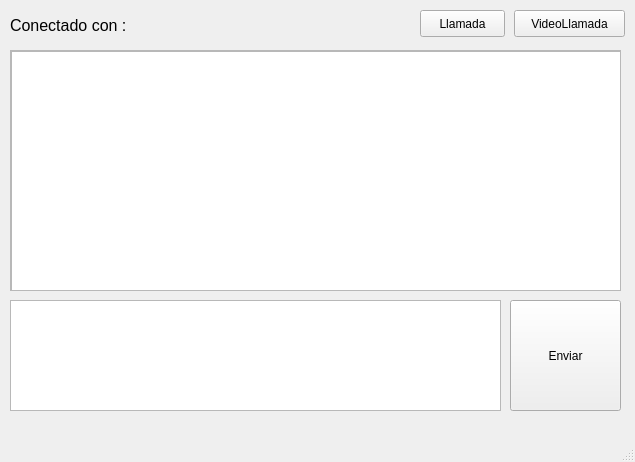
<?xml version="1.0" encoding="UTF-8"?>
<ui version="4.0">
 <class>MainWindow</class>
 <widget class="QMainWindow" name="MainWindow">
  <property name="geometry">
   <rect>
    <x>0</x>
    <y>0</y>
    <width>635</width>
    <height>462</height>
   </rect>
  </property>
  <property name="windowTitle">
   <string>MainWindow</string>
  </property>
  <widget class="QWidget" name="centralwidget">
   <widget class="QPushButton" name="boton_send">
    <property name="geometry">
     <rect>
      <x>510</x>
      <y>300</y>
      <width>111</width>
      <height>111</height>
     </rect>
    </property>
    <property name="text">
     <string>Enviar</string>
    </property>
   </widget>
   <widget class="QScrollArea" name="scrollArea">
    <property name="geometry">
     <rect>
      <x>10</x>
      <y>50</y>
      <width>611</width>
      <height>241</height>
     </rect>
    </property>
    <property name="widgetResizable">
     <bool>true</bool>
    </property>
    <widget class="QWidget" name="scrollAreaWidgetContents">
     <property name="geometry">
      <rect>
       <x>0</x>
       <y>0</y>
       <width>609</width>
       <height>239</height>
      </rect>
     </property>
     <widget class="QPlainTextEdit" name="text_receive">
      <property name="geometry">
       <rect>
        <x>0</x>
        <y>0</y>
        <width>611</width>
        <height>241</height>
       </rect>
      </property>
     </widget>
    </widget>
   </widget>
   <widget class="QLabel" name="conec_usser">
    <property name="geometry">
     <rect>
      <x>10</x>
      <y>10</y>
      <width>201</width>
      <height>31</height>
     </rect>
    </property>
    <property name="font">
     <font>
      <pointsize>12</pointsize>
     </font>
    </property>
    <property name="text">
     <string>Conectado con : </string>
    </property>
   </widget>
   <widget class="QPushButton" name="boton_callVideo">
    <property name="geometry">
     <rect>
      <x>514</x>
      <y>10</y>
      <width>111</width>
      <height>27</height>
     </rect>
    </property>
    <property name="text">
     <string>VideoLlamada</string>
    </property>
   </widget>
   <widget class="QPushButton" name="boton_call">
    <property name="geometry">
     <rect>
      <x>420</x>
      <y>10</y>
      <width>85</width>
      <height>27</height>
     </rect>
    </property>
    <property name="text">
     <string>Llamada</string>
    </property>
   </widget>
   <widget class="QTextEdit" name="text_send">
    <property name="geometry">
     <rect>
      <x>10</x>
      <y>300</y>
      <width>491</width>
      <height>111</height>
     </rect>
    </property>
   </widget>
  </widget>
  <widget class="QStatusBar" name="statusbar"/>
 </widget>
 <resources/>
 <connections/>
</ui>
